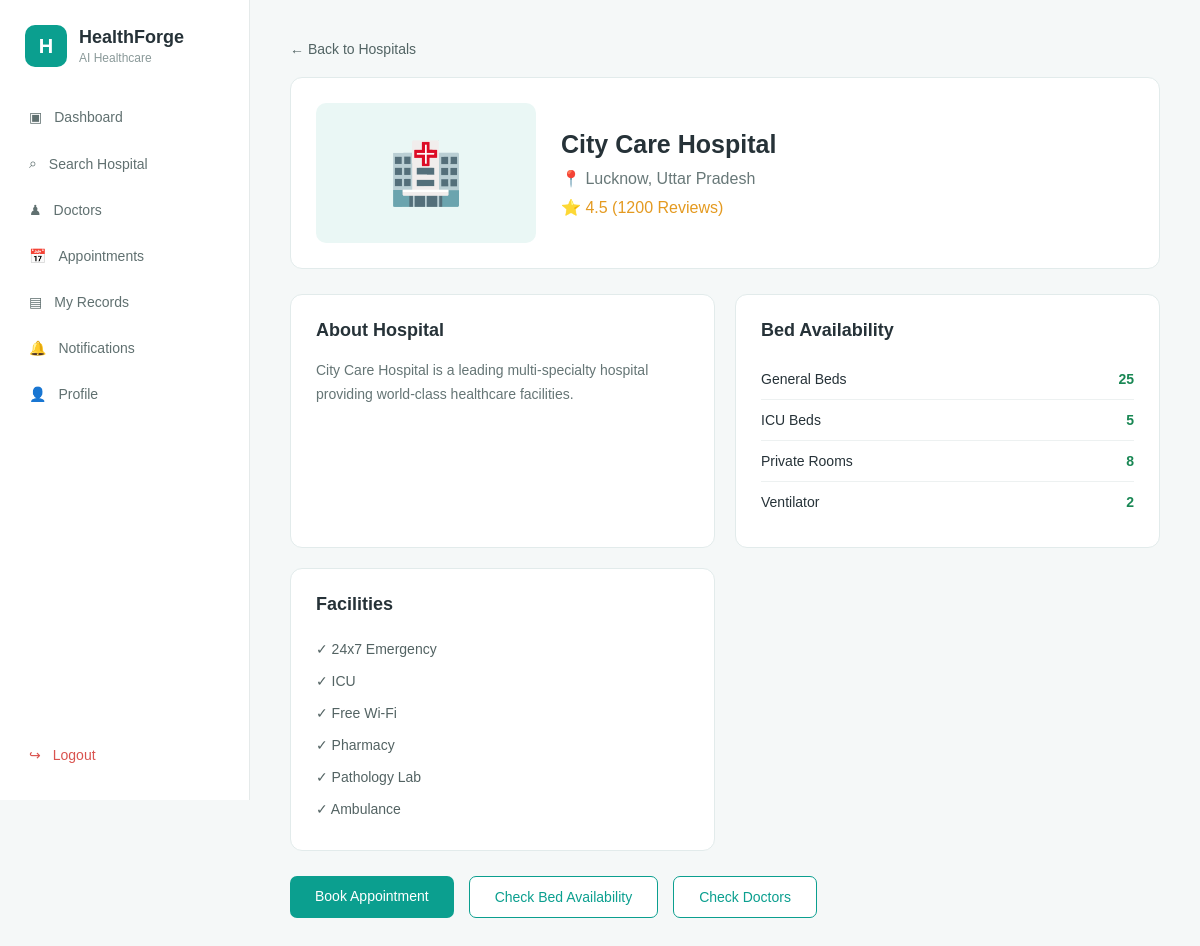
Page /hospital/1 (signed in) on the committed database.
### app.py (models this page shows)
class Hospital(db.Model):
    id = db.Column(
        db.Integer,
        primary_key=True
    )
    name = db.Column(
        db.String(150),
        nullable=False
    )
    location = db.Column(
        db.String(150),
        nullable=False
    )
    description = db.Column(
        db.Text
    )
    rating = db.Column(
        db.Float
    )
    review_count = db.Column(
        db.Integer,
        default=0
    )
    image = db.Column(
        db.String(255)
    )
    beds = db.relationship(
        "Bed",
        backref="hospital",
        lazy=True
    )
    doctors = db.relationship(
    "Doctor",
    backref="hospital",
    lazy=True
    )

class Bed(db.Model):
    id = db.Column(
        db.Integer,
        primary_key=True
    )
    hospital_id = db.Column(
        db.Integer,
        db.ForeignKey("hospital.id"),
        nullable=False
    )
    bed_type = db.Column(
        db.String(50),
        nullable=False
    )
    total_beds = db.Column(
        db.Integer,
        nullable=False
    )
    available_beds = db.Column(
        db.Integer,
        nullable=False
    )

### app.py (the view)
@app.route("/hospital/<int:hospital_id>")
def hospital_details(hospital_id):
    if "patient_id" not in session:
        return redirect(url_for("role_login", role="patient"))
    hospital = db.session.get(
        Hospital,
        hospital_id
    )
    if hospital is None:
        return "Hospital not found", 404
    return render_template(
        "hospital_details.html",
        hospital=hospital
    )

### app.py (called while the page is built)
@app.context_processor
def inject_notification_count():
    unread_notification_count = 0
    if "patient_id" in session:
        unread_notification_count = Notification.query.filter_by(
            patient_id=session["patient_id"],
            is_read=False
        ).count()
    return {
        "unread_notification_count": unread_notification_count
    }

@app.context_processor
def merged_globals():
    unread = sum(1 for n in doctor_notifications if not n["read"])
    return {
        "doctor": DOCTOR,
        "unread_notifications": unread,
        "today": date.today().strftime("%d %b %Y"),
    }

### templates/hospital_details.html (shortened to what this page needs)
{% extends "base.html" %}
{% block content %}
<a
    href="/hospitals"
    class="back-link"
>
    ← Back to Hospitals
</a>
<div class="hospital-details">
    <div class="hospital-details-header">
        <div class="hospital-large-image">
            🏥
        </div>
        <div class="hospital-title">
            <h1>
                {{ hospital.name }}
            </h1>
            <p class="hospital-location">
                📍 {{ hospital.location }}
            </p>
            <p class="hospital-rating">
                ⭐ {{ hospital.rating }}
                ({{ hospital.review_count }} Reviews)
            </p>
        </div>
    </div>
    <div class="details-grid">
        <section class="details-card">
            <h2>
                About Hospital
            </h2>
            <p>
                {{ hospital.description }}
            </p>
        </section>
        <section class="details-card">
            <h2>
                Bed Availability
            </h2>
            {% for bed in hospital.beds %}
<div class="bed-row">
    <span>
        {{ bed.bed_type }}
    </span>
    <strong class="available">
        {{ bed.available_beds }}
    </strong>
</div>
{% endfor %}
        </section>
        <section class="details-card">
            <h2>
                Facilities
            </h2>
            <ul class="facilities-list">
                <li>✓ 24x7 Emergency</li>
                <li>✓ ICU</li>
                <li>✓ Free Wi-Fi</li>
                <li>✓ Pharmacy</li>
                <li>✓ Pathology Lab</li>
                <li>✓ Ambulance</li>
            </ul>
        </section>
    </div>
    <div class="hospital-actions">
        <a
            href="#"
            class="primary-button"
        >
            Book Appointment
        </a>
        <a
            href="{{ url_for('bed_availability', hospital_id=hospital.id) }}"
            class="secondary-button"
        >
            Check Bed Availability
        </a>
        <a
        href="{{ url_for('doctor_list', hospital_id=hospital.id) }}"
        class="secondary-button"
        >
        Check Doctors
        </a>
    </div>
</div>
{% endblock %}

### templates/base.html (shortened to what this page needs)
<!DOCTYPE html>
<html lang="en">
<head>
    <link
        rel="stylesheet"
        href="{{ url_for('static', filename='css/style.css') }}"
    >
</head>
<body>
    {% include "sidebar.html" %}
    <main class="main-content">
        {% block content %}
        {% endblock %}
    </main>
</body>
</html>

### templates/sidebar.html (shortened to what this page needs)
<aside class="sidebar">
    <div class="logo">
        <div class="logo-icon">
            H
        </div>
        <div>
            <h2>HealthForge</h2>
            <span>AI Healthcare</span>
        </div>
    </div>
    <nav class="sidebar-nav">
        <a href="/dashboard" class="nav-item">
            <span>▣</span>
            Dashboard
        </a>
        <a href="/hospitals" class="nav-item">
            <span>⌕</span>
            Search Hospital
        </a>
        <a
            href="{{ url_for('my_doctors') }}"
            class="nav-item"
        >
            <span>♟</span>
            Doctors
        </a>
        <a href="/appointments" class="nav-item">
            <span>📅</span>
            Appointments
        </a>
        <a
            href="{{ url_for('medical_records') }}"
            class="nav-item"
        >
            <span>▤</span>
            <span>My Records</span>
        </a>
        <a
            href="{{ url_for('notifications') }}"
            class="nav-item"
        >
            <span>🔔</span>
            <span>Notifications</span>
        </a>
        <a
            href="{{ url_for('profile') }}"
            class="nav-item"
        >
            <span>👤</span>
            <span>Profile</span>
        </a>
    </nav>
    <div class="sidebar-bottom">
        <a href="/logout" class="nav-item logout">
            <span>↪</span>
            Logout
        </a>
    </div>
</aside>

### static/css/style.css (style rules this page uses)
* { box-sizing: border-box; margin: 0; padding: 0; }
body { font-family: Arial, sans-serif; background: #f5f8f8; color: #263238; }
.sidebar { position: fixed; left: 0; top: 0; width: 250px; height: 100vh; background: white; border-right: 1px solid #e5eaea; display: flex; flex-direction: column; padding: 25px 15px; }
.logo { display: flex; align-items: center; gap: 12px; padding: 0 10px 30px; }
.logo-icon { width: 42px; height: 42px; display: flex; align-items: center; justify-content: center; border-radius: 10px; background: #0b9f8f; color: white; font-weight: bold; font-size: 20px; }
.logo h2 { font-size: 18px; }
.logo span { font-size: 12px; color: #8a9999; }
.sidebar-nav { display: flex; flex-direction: column; gap: 6px; }
.nav-item { display: flex; align-items: center; gap: 12px; padding: 12px 14px; border-radius: 8px; text-decoration: none; color: #607070; font-size: 14px; }
.sidebar-bottom { margin-top: auto; }
.logout { color: #d9534f; }
.main-content { margin-left: 250px; padding: 40px; min-height: 100vh; }
.back-link { display: inline-block; margin-bottom: 20px; color: #526464; text-decoration: none; font-size: 14px; }
.hospital-details-header { background: white; border: 1px solid #e2ebeb; border-radius: 12px; padding: 25px; display: flex; align-items: center; gap: 25px; margin-bottom: 25px; }
.hospital-large-image { width: 220px; height: 140px; background: #eaf7f5; border-radius: 10px; display: flex; align-items: center; justify-content: center; font-size: 60px; }
.hospital-title h1 { font-size: 25px; margin-bottom: 10px; }
.hospital-location { color: #687878; margin-bottom: 10px; }
.hospital-rating { color: #e49a20; }
.details-grid { display: grid; grid-template-columns: 1fr 1fr; gap: 20px; }
.details-card { background: white; border: 1px solid #e2ebeb; border-radius: 12px; padding: 25px; }
.details-card h2 { font-size: 18px; margin-bottom: 18px; }
.details-card p { color: #657575; line-height: 1.7; font-size: 14px; }
.bed-row { display: flex; justify-content: space-between; align-items: center; padding: 12px 0; border-bottom: 1px solid #edf1f1; font-size: 14px; }
.bed-row:last-child { border-bottom: none; }
.available { color: #198754; }
.facilities-list { list-style: none; padding: 0; }
.facilities-list li { padding: 8px 0; color: #536363; font-size: 14px; }
.hospital-actions { display: flex; gap: 15px; margin-top: 25px; }
.primary-button, .secondary-button { display: inline-block; padding: 12px 25px; border-radius: 7px; text-decoration: none; font-size: 14px; }
.primary-button { background: #0b9f8f; color: white; }
.secondary-button { border: 1px solid #0b9f8f; color: #0b9f8f; background: white; }

### rows in the picture
Hospital: name "City Care Hospital", location "Lucknow, Uttar Pradesh", rating "4.5", review_count "1200", description "City Care Hospital is a leading multi-specialty hospital providing world-class healthcare facilities."
Bed: bed_type "General Beds", available_beds "25"
Bed: bed_type "ICU Beds", available_beds "5"
Bed: bed_type "Private Rooms", available_beds "8"
Bed: bed_type "Ventilator", available_beds "2"
